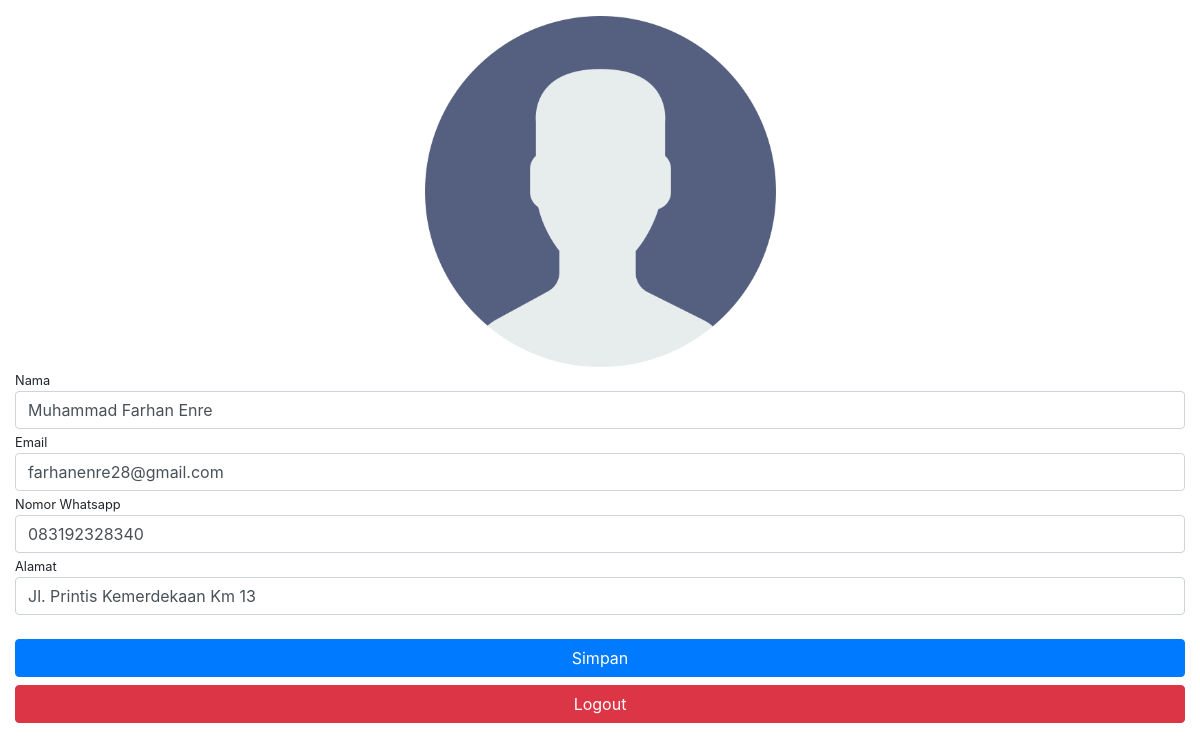
Screenshot of /mobile/profil.php (signed in) with the database file from the repository.
### tables this page shows
CREATE TABLE `tbl_pelanggan` (
  `id_pelanggan` int(20) NOT NULL,
  `nama_pelanggan` varchar(60) NOT NULL,
  `username` varchar(20) NOT NULL,
  `email` varchar(200) NOT NULL,
  `password` varchar(60) NOT NULL,
  `alamat` text NOT NULL,
  `telpon` varchar(30) NOT NULL,
  `status` enum('1','3','2','0') NOT NULL,
  PRIMARY KEY (`id_pelanggan`)
);

### mobile/profil.php (the view, shortened to what this page needs)
<?php
    require 'db/mobile_koneksi.php';
    require 'template/header.php';
    $id_pelanggan = $_SESSION['id_pelanggan'];
    $profil = mysqli_query($koneksi,"SELECT * FROM tbl_pelanggan WHERE id_pelanggan='$id_pelanggan'");
    while ($row = mysqli_fetch_assoc($profil)){
?>
  <div class="container-fluid mt-3">
      <center>
          <img src="img/user1.png" alt="" width="30%">
      </center>
      <form action="models/proses_profil.php" method="POST">
        <small>Nama</small>
        <input type="text" class="form-control" name="nama_pelanggan" value="<?= $row['nama_pelanggan']; ?>">
        <small>Email</small>
        <input type="text" class="form-control" name="email" value="<?= $row['email']; ?>">
        <small>Nomor Whatsapp</small>
        <input type="text" class="form-control" name="telpon" value="<?= $row['telpon']; ?>">
        <small>Alamat</small>
        <input type="text" class="form-control" name="alamat" value="<?= $row['alamat']; ?>">
        <br>
        <button type="submit" class="btn btn-primary btn-block" name="ubah_profil">Simpan</button>
        <a href="models/logout.php" class="btn btn-danger btn-block" name="keluar">Logout</a>
    </form>
    </div>
<?php
    }
    require 'template/footer.php';
?>

### rows the page displays
tbl_pelanggan: nama_pelanggan "Muhammad Farhan Enre", email "farhanenre28@gmail.com", telpon "083192328340", alamat "Jl. Printis Kemerdekaan Km 13"
